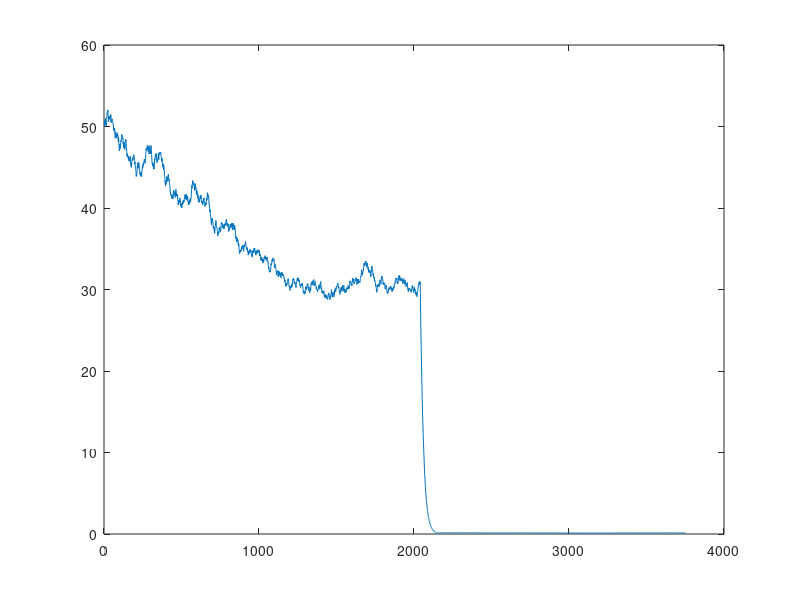
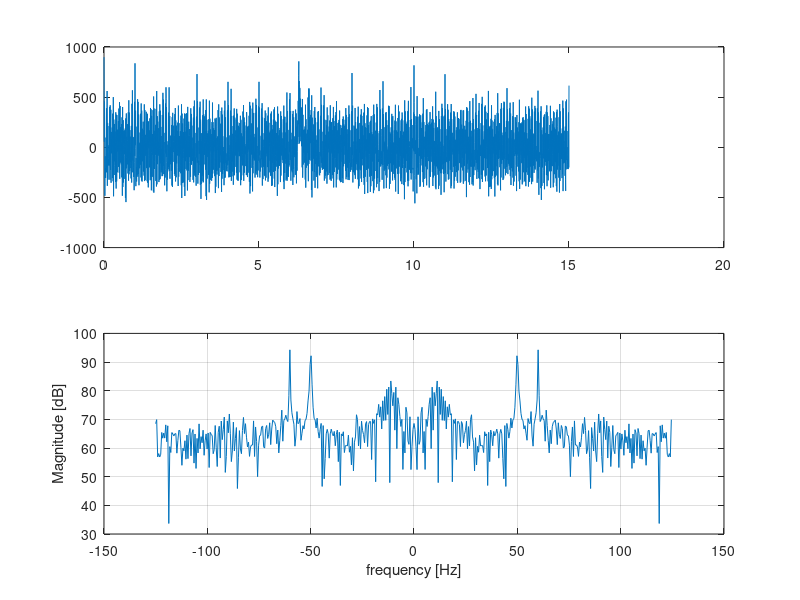

The MATLAB script that drew these images, in order: (Note: this script raises an error after producing the figures.)
%%% Flowchart with different operations required for conditionning the BCI
%%% signals

%% Signal generation for test (continuous sensorimotor rythm ) using 1st Order MPA
close all;
Fs = 250; % sampling rate
freq = linspace(0,35,36);
freq = [freq 50 60]';

amp = [0.5 4/8 7/8 4/8 2.5 0.3 0.15 0.3 3 5 6 8 5 4 2 1.5 1.2 1 0.9 0.6 0.4 0.2 0.1 0.1 0.05 0.03 0.02 0.01 0.008 0.004 0.002 0.001 0.0008 0.0005 0.0003 0.0001 20 20]*10;
phi = pi/2;
t_end = 15;
t = 0:1/Fs:t_end
sin_mat = zeros(1,length(t));
logbook_gamma = zeros(1,length(t));
logbook_amp =  zeros(1,length(t));
desync_duration = 0.4 + 0.1*rand;
time_movement = 9;
movement_duration = 1;

%%% Taking eye blink effect into account
%eye_blink_occurence = floor(2*rand);
eye_blink_occurence = 1;
time_eye_blink = ones(1,eye_blink_occurence);
eye_blink_rising_duration = 0.075 + 0.01*rand;
eye_blink_steady_duration = ones(1,eye_blink_occurence);
for k =1:1:eye_blink_occurence
    time_eye_blink(k) = 1+(t_end./2)*k*rand;
    eye_blink_steady_duration(k) =0.2 + 0.2*rand;
end



for l = 1:1:length(t)
    amp = amp.*(amp>0); %% for making amp always positive
    %%% Taking Event-related desynchronization and resync for lower mu
    %%% rhythm. That happens for any motor task 
    if (t(l) <= time_movement && t(l) >= time_movement-2*desync_duration)
        amp(8:10) = 0.95.*amp(8:10);
    end
    if (t(l) <= time_movement && t(l) >= time_movement-desync_duration)
        amp(8:10) = 1.*amp(8:10)./0.95;
    end
    %%% Taking Beta rhythm 
    if (t(l) >= time_movement && t(l) <= time_movement+movement_duration)
        amp(18:26) = 1.01.*amp(18:26);
    end
    if (t(l) >= time_movement+movement_duration && t(l) >= time_movement-2*movement_duration)
        amp(18:26) = amp(18:26)./(1.01);
    end
    
    
    %%% Taking Eye Blink
    if(isempty(time_eye_blink) ==1)
        
    else
        for k =1:1:eye_blink_occurence
            if(t(l) >= time_eye_blink(k) && t(l) <=time_eye_blink(k)+eye_blink_rising_duration)
                amp(1:2) = 1.3.*amp(1:2);
            end
            if(t(l) >= time_eye_blink(k) + eye_blink_rising_duration +eye_blink_steady_duration && t(l) <=time_eye_blink(k)+2*eye_blink_rising_duration+eye_blink_steady_duration)
                amp(1:2) = 1.*amp(1:2)./(1.3);
            end
        end
        
    end
    logbook_amp(l) = amp(10);
    sin_mat_temp = 0;
    for k = 1:1:length(freq)
        sin_mat_temp = sin_mat_temp + amp(k)*sin(2*pi*freq(k)*t(l)+phi);
    end
    sin_mat(l) = sin_mat_temp;
    gamma = 0.99 + 0.02*rand;
    logbook_gamma(l) = gamma;
    amp = gamma*amp; + 0.5*rand(1,length(amp)) - 0.25;
    amp(end-1:end) = [200 200];
end
figure; plot(logbook_amp)
%%% Add noise contribution
Y = awgn(sin_mat,10,'measured');

figure;
subplot(2,1,1)
plot(t,Y)

dft_size = 512;
fourier_sig = fftshift(fft(Y,dft_size));
k = 0:1:dft_size-1;
f_axis = Fs*k/dft_size -Fs/2;
fourier_sig = mag2db(abs(fourier_sig));
subplot(2,1,2)
plot(f_axis,fourier_sig);
xlabel('frequency [Hz]');
ylabel('Magnitude [dB]');
grid on

nyq_freq = Fs./2; %% Half the sampling rate; nyquist frequency
wlen = 512;
hop = 256;
[stft_tot, freq_vec, time_vec] = stft(Y, wlen, hop, dft_size, Fs);
figure;
surf(time_vec,freq_vec',mag2db(abs(stft_tot)));

figure;
spectrogram(Y,512,256,dft_size,Fs,'power');
%% Frequency Filtering
%%% One might use bandpass filtering from 3Hz (larger than EOG and eye blink artifacts)
%%% up to 30-40 Hz (lower than power line interference @50 Hz)
low_cutoff = 8; % 3 Hz
high_cutoff = 13; % 35Hz

%%% 1ST : FIR Filter --> pay attention to the delay = N/2
b_fir = fir1(192*2,[low_cutoff./nyq_freq,high_cutoff./nyq_freq]);% Hamming Window-based FIR filter design (from 0->1 with 1 correpons to nyquist frequency)
figure;
freqz(b_fir,1,512);

%%% 2ND : IIR Filter. 2 possibilities : Either Butterworth filter
%%% (maximally flat filter) or Chebychev 2 (flat in the pass band and
%%% distortion in the stop band)
[b_iir,a_iir]=cheby2(8,60,[low_cutoff./nyq_freq,high_cutoff./nyq_freq]); % Bandpass digital filter design (12th order, 60dB attenuation in the stopband)
%[b_iir,a_iir] = zp2tf(z_iir,p_iir,k_iir);
%iir_filt = tf(b_iir,a_iir,1/Fs);
%pzmap(iir_filt);
%h = fvtool(b_iir,a_iir);

%%% One might alos compare it to an elliptic filter or cheby1


%%% Results obtained with FIR filter
Y_filtered = filter(b_fir,1,Y)
figure
plot(t,Y_filtered)
figure
dft_size = 512;
fourier_sig = fftshift(fft(Y_filtered,dft_size));
k = 0:1:dft_size-1;
f_axis = Fs*k/dft_size -Fs/2;
fourier_sig = mag2db(abs(fourier_sig));
plot(f_axis,fourier_sig);
xlabel('frequency [Hz]');
ylabel('Magnitude [dB]');
grid on

%%% STFT after filtering the signal :
wlen =512;
hop = 256;
[stft_tot, freq_vec, time_vec] = stft(Y_filtered, wlen, hop, dft_size, Fs);
figure;
surf(time_vec,freq_vec',mag2db(abs(stft_tot)));
figure; plot(time_vec,abs(stft_tot(26,:)),time_vec,abs(stft_tot(25,:)),time_vec,abs(stft_tot(24,:)))
%% Spatial Filtering

%% Windowing and Framing
% initialize the signal time segment index
indx = 0;
winlen = 100; %% in ms
winoverlap = 50; %% in ms
%wlen = ((winlen./1000)*Fs); %% window length in samples
wlen = 24;
%hop = floor((winoverlap./1000)*Fs); %% window overlap in samples
hop = 12;
win = hamming(wlen, 'periodic');

%%% Need to compute coln /!\ what about resamping ? simplest idea is to get
%%% rid of the last so many samples so that you obtain an integrer number
frame_numb = floor(length(Y_filtered)./hop);
frame_numb_removing= length(Y_filtered)-(floor(length(Y_filtered)./hop))*hop;
Y_filtered = Y_filtered(1:end-frame_numb_removing);
t = t(1:end-frame_numb_removing);
coln = frame_numb;
Yw_matrix = zeros(wlen,coln./2);
for k = 1:1:coln-1
    % windowing
    Yw = (Y_filtered(indx+1:indx+wlen).').*win;
    % Matrix with time segements
    Yw_matrix(:,k) = Yw;
    % update the index
    indx = indx + hop;
end

%% Feature extraction - Time domain
%%% 1st method : peak detection
peak = zeros(coln-1,1);
for k = 1:1:coln-1
    peak(k) = max(Yw_matrix(:,k));
end
figure;
subplot(2,1,1)
plot(t,Y_filtered);
subplot(2,1,2);
plot(1:1:coln-1,peak);
title('Peak Picking Method')

%%% 2nd method : Integration. This consists of squaring the signal and
%%% integrate it. (Integration is made using Darboux sum or trapezoidal integration. Using higher order methods is not relevant here since
%%% we aren't looking for the exact value. Notice Darboux sum is just a
%%% scalar product
integration = zeros(coln-1,1);
for k = 1:1:coln-1
    integration(k) = ((Yw_matrix(:,k)).')*((1/Fs)*ones(wlen,1));
end
figure;
subplot(2,1,1)
plot(t,Y_filtered);
subplot(2,1,2);
plot(1:1:coln-1,integration);
title('Inegration Method')

%% Feature extraction - Frequency Domain
%%% 1st method : Band power --> Rather equivalent to time integration
integration = zeros(coln-1,1);
for k = 1:1:coln-1
    integration(k) = ((Yw_matrix(:,k).^2).')*((1/Fs)*ones(wlen,1));
end
figure;
subplot(2,1,1)
plot(t,Y_filtered);
subplot(2,1,2);
plot(1:1:coln-1,integration);
title('Band Power Method')

%%% 2nd method : This is equivelent to perform a STFT (one could explain the algorithm)
% rown = ceil((1+dft_size)/2);
% stft_mat = zeros(rown,coln-1);%frequency across the colums and time across the rows
% for k = 1:1:coln-1
%     X = fft(Yw_matrix(:,k),dft_size);
%     stft_mat(:,k) = X(1:rown);
% end
% t_stft = (wlen/2:hop:wlen/2+(coln-1)*hop)/Fs;
% f_stft = (0:rown-1)*Fs/dft_size;
% figure;
% surf(t_stft,f_stft',mag2db(abs(stft_mat)));

%%% 3nd method : Cepstra. This is a Laurents serie of the spectrum. We know
%%% that the spectrum is periodic --> can be expressed as a truncated
%%% cosine serie


%%% 4nd method : Linear predictive coding, also called Autoregressive
%%% model. The current sample might be predicted aq a linear combination of
%%% the previous samples + a prediction error --> Levinson Durbin algorithm
%%% = O(n^2) instead of O(n^3) with covariance method
p = 10; % order of the AR model
r=zeros(p+1,size(Yw_matrix,2));
% Yw_matrix = (wlen-by-frame_number-1) framing matrix, one column per frame of
% length wlen
% p = number of lags
% r = (p+1)-by-frame_number of unnormalized autocorrelations, r(0,:) on top, r(p,:)
%      at the bottom
for k=1:p+1
    r(k,:)=sum(Yw_matrix(k:end,:).*Yw_matrix(1:end-k+1,:),1);
end

% function [a,k,Eres]=cor2lpc(r)
% a = predicition polynomial coefficients, including the leading 1 (a0)
% Beware for sign: use polynomial coefficients as-is: freqz(1,a(:,frame))
% is transfer function
% k = reflection coefficients
% Eres: variance of the residual

[N,T]=size(r);
a=zeros(N,T);a(1,:)=1;
k=zeros(N-1,T);

for m=1:N-1,
    k(m,:)=sum(r(m+1:-1:2,:).*a(1:m,:),1) ./ sum(r.*a,1);
    a(2:m+1,:)=a(2:m+1,:)-k(m*ones(m,1),:).*a(m:-1:1,:);
end
Eres=sum(r.*a,1);

%% Feature Extraction - Mixed Frequency/Time methods
